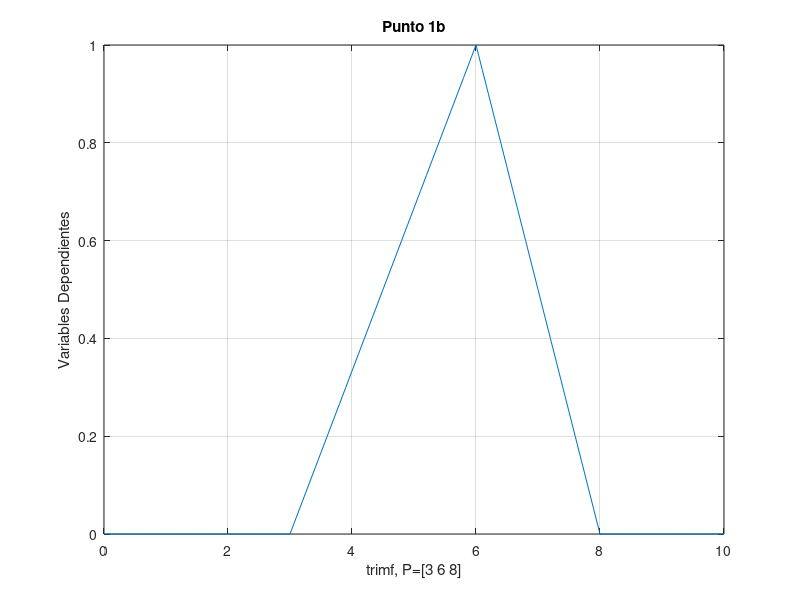

Here is the MATLAB script that generated this plot:
clc, clear;
x = 0:0.1:10;

parametros = [3 6 8];
y = trimf(x,parametros);
plot(x,y)

xlabel('trimf, P=[3 6 8]')
ylabel('Variables Dependientes')
title('Punto 1b')
grid on
